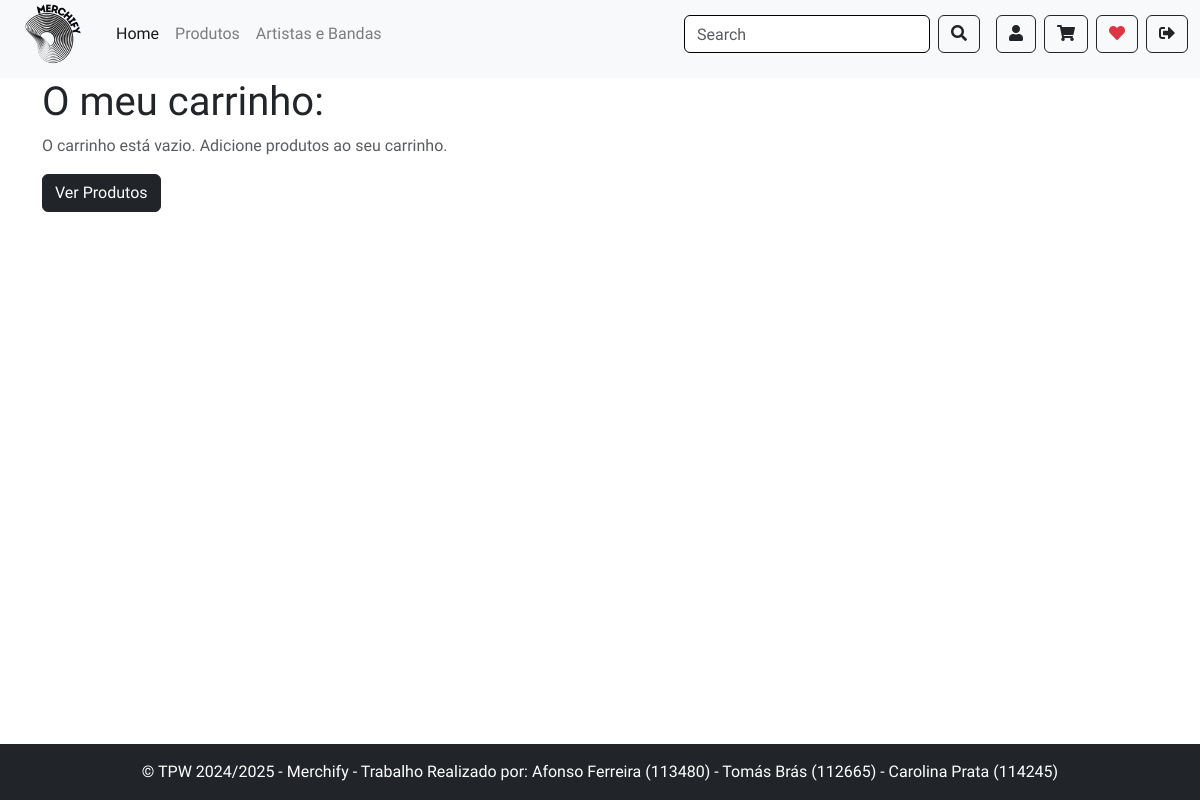
The app's page /cart/ (signed in), older data.
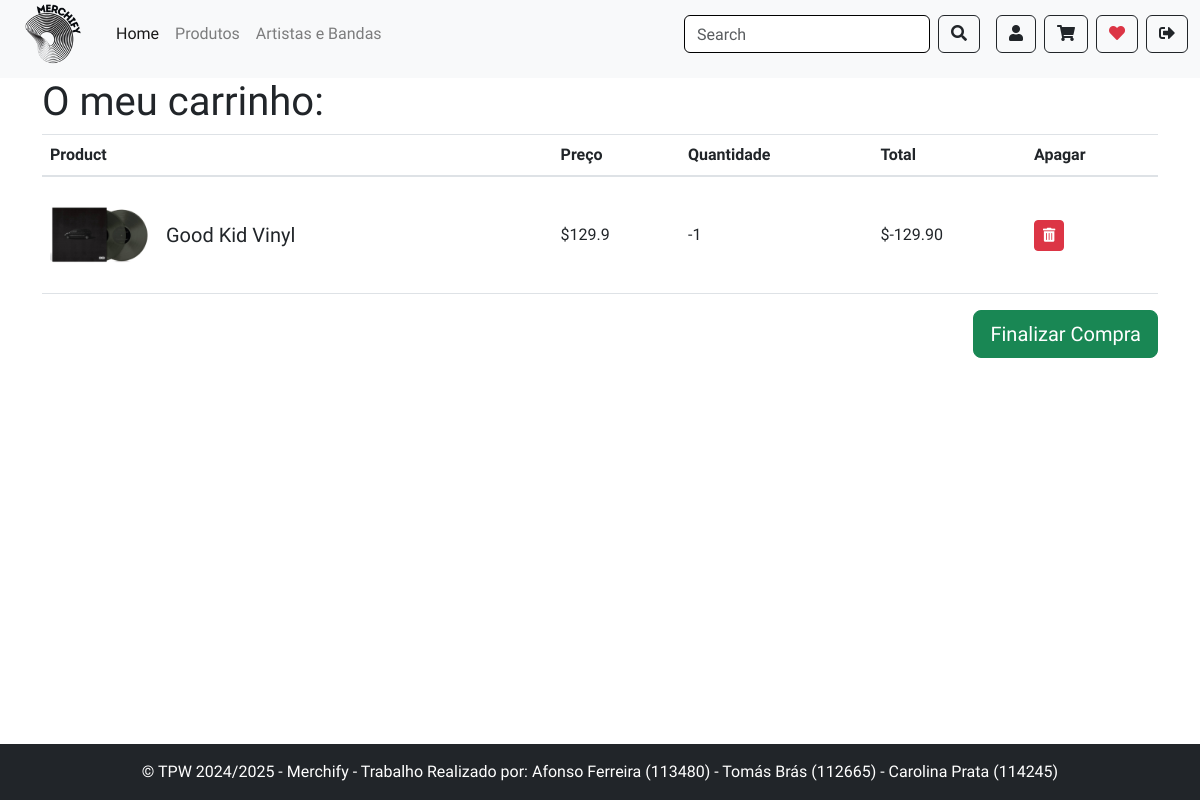
The same page, newer data.
### app/models.py (models this page shows, shortened)
class CartItem(models.Model):
    id = models.AutoField(primary_key=True)
    cart = models.ForeignKey(Cart, on_delete=models.CASCADE, related_name='items')
    product = models.ForeignKey(Product, on_delete=models.CASCADE, related_name='items')
    quantity = models.IntegerField()
    size = models.ForeignKey(Size, on_delete=models.CASCADE, null=True, blank=True)

class Product(models.Model):
    id = models.AutoField(primary_key=True)
    name = models.CharField(max_length=50)
    description = models.TextField()
    price = models.FloatField()
    image = models.ImageField(upload_to='products/')
    artist = models.ForeignKey('Artist', on_delete=models.CASCADE)
    company = models.ForeignKey('Company', on_delete=models.CASCADE, related_name='products')
    category = models.CharField(max_length=50)
    addedProduct = models.DateField(auto_now_add=True)

### app/views.py (the view)
# urls.py: path('cart/', views.viewCart, name='cart'),
@login_required
def viewCart(request):
    user = request.user
    try:
        cart = Cart.objects.get(user=user)
    except Cart.DoesNotExist:
        cart = Cart.objects.create(user=user)
    cartitems = CartItem.objects.filter(cart=cart)
    context = {
        'cart_items': cartitems,
    }
    return render(request, 'cart.html', context)

### app/templatetags/filters.py (called while the page is built)
@register.filter
def multiply(a, b):
    result = (a * b)
    return format(result, '.2f')

### app/templates/cart.html (shortened to what this page needs)
<!DOCTYPE html>
<html lang="en">
<head>
    <link rel="stylesheet" href="https://stackpath.bootstrapcdn.com/bootstrap/4.5.2/css/bootstrap.min.css">
    <link rel="stylesheet" href="https://cdnjs.cloudflare.com/ajax/libs/font-awesome/6.0.0/css/all.min.css"
 />
</head>
<body>
{% extends 'layout.html' %}
{% block content %}
{% load filters %}
<div class="container">
    <h1>O meu carrinho:</h1>
    {% if cart_items %}
        <table class="table">
            <thead>
                <tr>
                    <th scope="col">Product</th>
                    <th scope="col">Preço</th>
                    <th scope="col">Quantidade</th>
                    <th scope="col">Total</th>
                    <th scope="col">Apagar</th>
                </tr>
            </thead>
            <tbody>
                {% for item in cart_items %}
                <tr>
                    <td>
                        <div class="product-info">
                            <img src="{{ item.product.image.url }}" alt="{{ item.product.name }}" class="product-image mr-3">
                            <div>
                                <h5>{{ item.product.name }}</h5>
                            </div>
                        </div>
                    </td>
                    <td>${{ item.product.price }}</td>
                    <td>{{ item.quantity }}</td>
                    <td>${{ item.product.price|multiply:item.quantity }}</td>
                    <td>
                        <a href="{% url 'remove_from_cart' item.product.id %}" class="btn btn-danger btn-sm">
                            <i class="fas fa-trash-alt"></i>
                        </a>
                    </td>
                </tr>
                {% endfor %}
            </tbody>
        </table>
        <div class="text-right">
            <form action="{% url 'payment_page' %}" method="get">
                <button type="submit" id="finalizar_compra" name="finalizar_compra" class="btn btn-success btn-lg">
                    Finalizar Compra
                </button>
            </form>
        </div>
    {% else %}
        <p class="text-muted">O carrinho está vazio. Adicione produtos ao seu carrinho.</p>
        <button class="btn btn-dark" type="button" onclick="window.location.href='{% url 'produtos' %}'">Ver Produtos</button>
    {% endif %}
</div>
{% endblock %}

Row changes from the older to the newer data that the page shows:
added CartItem: product.image (picture), product.name "Good Kid Vinyl", product.price "129.9", quantity "-1", product.price|multiply "-129.90"
Text that changed along with them:
text no longer shown: "O carrinho está vazio. Adicione produtos ao seu carrinho. Ver Produtos"
text now shown: "Product Preço Quantidade Total Apagar Finalizar Compra"
